Frame 1 (no input): blank canvas, image omitted
Frame 60 (no input): blank canvas, image omitted
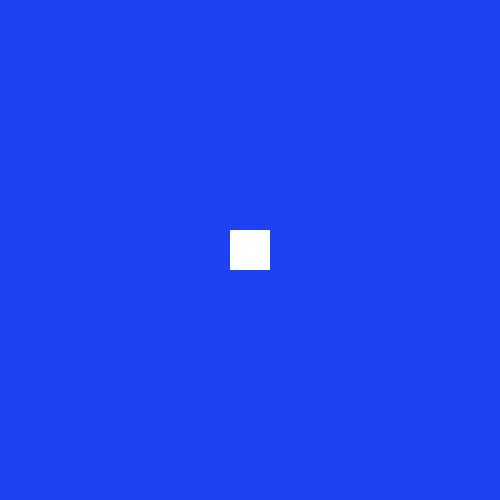
Frame 120 (the mouse pressed at the canvas centre since frame 60)

The p5.js sketch whose frames 1 and 60 were blank and that drew this single picture after the mouse press (run headless with seeded random() and noise() and a simulated clock; from frame 60 on, the mouse is pressed at the canvas centre):

// p5.js sketch
// ── sketch.js
let r, g, b; // declares variables

function setup() { // you only need to do this once
  createCanvas(500, 500); // creates space
  rectMode(CENTER); // rectangle position is defined by its center
  }
  
  function draw(){ // draw function
  r = random(255); // set variable r to 255
  g = random(255); // set variable g to 255
  b = random(255); // set variable b to 255
    noStroke(); // gets rid of shape outlines
    fill(255); // sets the fill to white
    rect(mouseX, mouseY, random(15, 40)); // places rectangle at cursor position, also randomises rectangle size
  }
  
  function mousePressed() { // when the mouse is pressed..
   background (r, g, b); // change the background to a random colour
  
  } 
